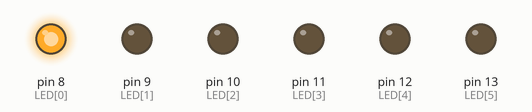
A sketch run on a simulated Arduino Uno, built with avr-gcc and run on an emulated ATmega328P. On the bench: output pins drawn as LEDs (lit = HIGH). Random numbers use the default seed unless the sketch sets one.

Above: at 3.64 s.
At 6.23 s:
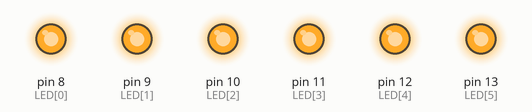
At 14.73 s:
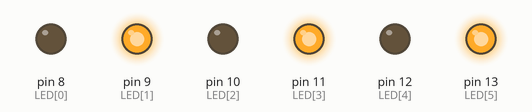
At 18.95 s:
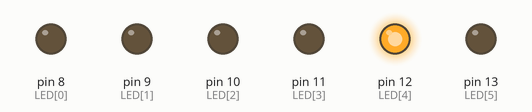
At 22.94 s:
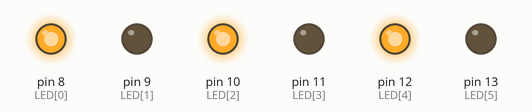
At 39.69 s:
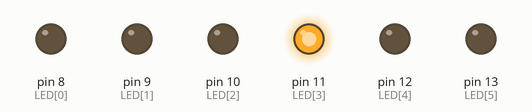
Timing chart, 0 to 40.0 s (numbered marks = the images above):
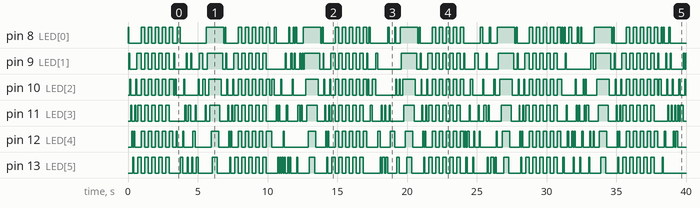

The sketch:

HELLO_KITTY.ino
```cpp
// Hello Kitty — Zat Electronic — exemplo de pisca-pisca (6 LEDs)
// J1: GND -> pino 1; LED1..LED6 (pinos 2..7) -> Arduino D8..D13
const int LED[] = {8, 9, 10, 11, 12, 13};
const int N = 6;

void todos(int v) { for (int i = 0; i < N; i++) digitalWrite(LED[i], v); }

void setup() {
  for (int i = 0; i < N; i++) { pinMode(LED[i], OUTPUT); digitalWrite(LED[i], LOW); }
  randomSeed(analogRead(A0));
}

void corrida(int t) {
  for (int i = 0; i < N; i++) { digitalWrite(LED[i], HIGH); delay(t); digitalWrite(LED[i], LOW); }
  for (int i = N - 2; i > 0; i--) { digitalWrite(LED[i], HIGH); delay(t); digitalWrite(LED[i], LOW); }
}

void alternado(int vezes, int t) {
  for (int k = 0; k < vezes; k++) {
    for (int i = 0; i < N; i++) digitalWrite(LED[i], (i + k) % 2);
    delay(t);
  }
  todos(LOW);
}

void aleatorio(int vezes, int t) {
  for (int k = 0; k < vezes; k++) {
    int i = random(N);
    digitalWrite(LED[i], HIGH); delay(t); digitalWrite(LED[i], LOW);
  }
}

void preencher(int t) {
  for (int i = 0; i < N; i++) { digitalWrite(LED[i], HIGH); delay(t); }
  delay(t * 3);
  for (int i = N - 1; i >= 0; i--) { digitalWrite(LED[i], LOW); delay(t); }
}

void loop() {
  corrida(70);
  alternado(10, 250);
  aleatorio(30, 80);
  preencher(90);
}
```
